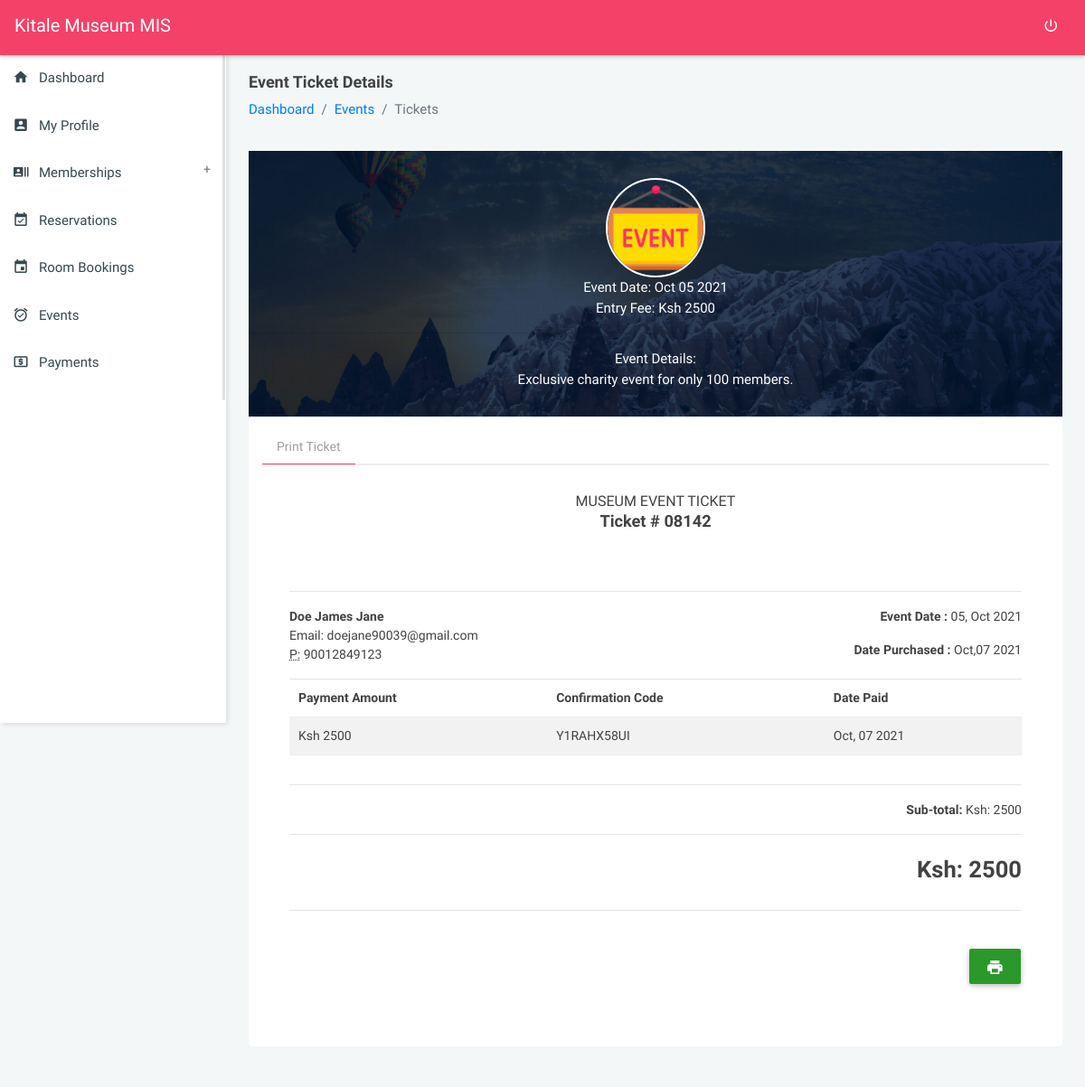
/modules_events_ticket?view=64526406f22bc20b9f3f185c53d4dcf400cc68ca2a (signed in), run on the app's committed database.
### tables this page shows
CREATE TABLE `settings` (
  `id` int(20) NOT NULL,
  `name` longtext DEFAULT NULL,
  `tagline` longtext DEFAULT NULL,
  `logo` longtext DEFAULT NULL,
  `mailer_host` varchar(200) DEFAULT NULL,
  `mailer_username` varchar(200) DEFAULT NULL,
  `mailer_from_email` varchar(200) DEFAULT NULL,
  `mailer_password` varchar(200) DEFAULT NULL
);

CREATE TABLE `tickets` (
  `ticket_id` varchar(200) NOT NULL,
  `ticket_user_id` varchar(200) DEFAULT NULL,
  `ticket_event_id` varchar(200) DEFAULT NULL,
  `ticket_payment_status` varchar(200) DEFAULT NULL,
  `ticket_status` varchar(200) DEFAULT NULL,
  `ticket_purchased_on` varchar(200) DEFAULT NULL
);

CREATE TABLE `events` (
  `event_id` varchar(200) NOT NULL,
  `event_details` longtext DEFAULT NULL,
  `event_date` varchar(200) DEFAULT NULL,
  `event_cost` varchar(200) DEFAULT NULL,
  `event_status` varchar(200) NOT NULL DEFAULT '0',
  `event_tickets` varchar(200) DEFAULT NULL
);

CREATE TABLE `users` (
  `user_id` varchar(200) NOT NULL,
  `user_name` varchar(200) DEFAULT NULL,
  `user_phone` varchar(200) DEFAULT NULL,
  `user_idno` varchar(200) DEFAULT NULL,
  `user_email` varchar(200) DEFAULT NULL,
  `user_password` varchar(200) DEFAULT NULL,
  `user_profile_pic` varchar(200) DEFAULT NULL,
  `user_access_level` varchar(200) DEFAULT NULL,
  `user_created_on` varchar(200) DEFAULT NULL
);

CREATE TABLE `payments` (
  `payment_id` varchar(200) NOT NULL,
  `payment_user_id` varchar(200) NOT NULL,
  `payment_amount` varchar(200) NOT NULL,
  `payment_confirmation_code` varchar(200) NOT NULL,
  `payment_service_paid_id` varchar(200) NOT NULL,
  `payment_created_at` timestamp(6) NOT NULL DEFAULT current_timestamp(6) ON UPDATE current_timestamp(6)
);

### config/codeGen.php (called while the page is built, shortened)
<?php
$b = substr(str_shuffle("1234567890"), 1, 5);

### modules_events_ticket.php (the view, shortened to what this page needs)
<?php
require_once('config/config.php');
require_once('config/codeGen.php');
require_once('partials/head.php');
?>
<body class="theme-red">
    <?php require_once('partials/navigation.php'); ?>
    <?php
    require_once('partials/sidebar.php');
    $view = $_GET['view'];
    $ret = "SELECT * FROM tickets t
    INNER JOIN events e ON t.ticket_event_id = e.event_id
    INNER JOIN users s ON s.user_id = t.ticket_user_id
    WHERE ticket_id = '$view'";
    $stmt = $mysqli->prepare($ret);
    $stmt->execute();
    $res = $stmt->get_result();
    while ($ticket = $res->fetch_object()) {
    ?>
        <section class="content profile-page">
            <div class="container-fluid">
                <div class="block-header">
                    <div class="row">
                        <div class="col-lg-12 col-md-6 col-sm-7">
                            <h2>Event Ticket Details</h2>
                            <ul class="breadcrumb">
                                <li class="breadcrumb-item"><a href="dashboard">Dashboard</a></li>
                                <li class="breadcrumb-item"><a href="dashboard">Events</a></li>
                                <li class="breadcrumb-item active">Tickets</li>
                            </ul>
                        </div>
                    </div>
                </div>
                <div class="row clearfix">
                    <div class="col-md-12">
                        <div class="boxs-simple">
                            <div class="profile-header">
                                <div class="profile_info">
                                    <div class="profile-image"> <img src="assets/images/event.png" alt=""> </div>
                                    <span class="">Event Date: <?php echo  date('M d Y', strtotime($ticket->event_date));  ?></span><br>
                                    <span class="">Entry Fee: Ksh <?php echo $ticket->event_cost;  ?></span><br>
                                    <hr>
                                    <span class="">Event Details: <br>
                                        <?php echo $ticket->event_details;  ?></span>
                                    <br>
                                </div>
                            </div>
                        </div>
                    </div>
                </div>
                <div class="row clearfix">
                    <div class="col-lg-12 col-md-1">
                        <div class="card">
                            <div class="body">
                                <ul class="nav nav-tabs">
                                    <li class="nav-item"><a class="nav-link active" data-toggle="tab" href="#print_ticket">Print Ticket</a></li>
                                </ul>
                                <div class="tab-content">
                                    <div role="tabpanel" class="tab-pane active" id="print_ticket">
                                        <div class="wrap-reset">
                                            <div class="col-lg-12 col-md-12 col-sm-12">
                                                <div class="card">
                                                    <div id="print">
                                                        <div class="header text-center">
                                                            <h2>Museum Event Ticket</h2>
                                                            <h4>Ticket # <strong><?php echo $b; ?></strong>
                                                            </h4>
                                                        </div>
                                                        <div class="body">
                                                            <hr>
                                                            <div class="row">
                                                                <div class="col-md-6 col-sm-6">
                                                                    <address>
                                                                        <strong><?php echo $ticket->user_name; ?></strong><br>
                                                                        Email: <?php echo $ticket->user_email; ?><br>
                                                                        <abbr title="Phone">P:</abbr> <?php echo $ticket->user_phone; ?>
                                                                    </address>
                                                                </div>
                                                                <div class="col-md-6 col-sm-6 text-right">
                                                                    <p><strong>Event Date : </strong><?php echo date('d, M Y', strtotime($ticket->event_date)); ?></p>
                                                                    <p><strong>Date Purchased : </strong><?php echo $ticket->ticket_purchased_on; ?></p>
                                                                </div>
                                                            </div>
                                                            <?php
                                                            $ret = "SELECT * FROM payments  WHERE payment_service_paid_id = '$view'";
                                                            $stmt = $mysqli->prepare($ret);
                                                            $stmt->execute();
                                                            $res = $stmt->get_result();
                                                            while ($payment_details = $res->fetch_object()) {
                                                            ?>
                                                                <div class="row">
                                                                    <div class="col-md-12">
                                                                        <div class="table-responsive">
                                                                            <table id="mainTable" class="table table-striped" style="cursor: pointer;">
                                                                                <thead>
                                                                                    <tr>
                                                                                        <th>Payment Amount</th>
                                                                                        <th>Confirmation Code</th>
                                                                                        <th>Date Paid</th>
                                                                                    </tr>
                                                                                </thead>
                                                                                <tbody>
                                                                                    <tr>
                                                                                        <td>Ksh <?php echo $payment_details->payment_amount; ?></td>
                                                                                        <td><?php echo $payment_details->payment_confirmation_code; ?></td>
                                                                                        <td><?php echo date('M, d Y', strtotime($payment_details->payment_created_at)); ?></td>
                                                                                    </tr>
                                                                                </tbody>
                                                                            </table>
                                                                        </div>
                                                                    </div>
                                                                </div>
                                                                <hr>
                                                                <div class="row" style="border-radius: 0px;">
                                                                    <div class="col-md-12 text-right">
                                                                        <p class="text-right"><b>Sub-total:</b> Ksh: <?php echo $payment_details->payment_amount; ?></p>
                                                                        <hr>
                                                                        <h3 class="text-right">Ksh: <?php echo $payment_details->payment_amount; ?></h3>
                                                                    </div>
                                                                </div>
                                                            <?php } ?>
                                                            <hr>
                                                        </div>
                                                    </div>
                                                    <div class="hidden-print col-md-12 text-right">
                                                        <button id="print" onclick="printContent('print');" class="btn btn-raised btn-success"><i class="zmdi zmdi-print"></i></button>
                                                    </div>
                                                </div>
                                            </div>
                                        </div>
                                    </div>
                                </div>
                            </div>
                        </div>
                    </div>
                </div>
            </div>
        </section>
    <?php } ?>
</body>
</html>

### partials/navigation.php (shortened to what this page needs)
<?php
$user_rank = $_SESSION['user_access_level'];
$ret = "SELECT * FROM settings";
$stmt = $mysqli->prepare($ret);
$stmt->execute();
$res = $stmt->get_result();
while ($sys = $res->fetch_object()) {
    if ($user_rank == 'Member') {
?>
        <nav class="navbar">
            <div class="col-12">
                <div class="navbar-header">
                    <a href="javascript:void(0);" class="bars"></a>
                    <a class="navbar-brand" href="home"><?php echo $sys->name; ?> MIS</a>
                </div>
                <ul class="nav navbar-nav navbar-right">
                    <li><a href="logout" class="mega-menu" data-close="true"><i class="zmdi zmdi-power"></i></a></li>
                </ul>
            </div>
        </nav>
    <?php
    } else {
    ?>
        <nav class="navbar">
            <div class="col-12">
                <div class="navbar-header">
                    <a class="navbar-brand" href="dashboard"><?php echo $sys->name; ?> MIS</a>
                </div>
                <ul class="nav navbar-nav navbar-right">
                    <li><a href="logout" class="mega-menu" data-close="true"><i class="zmdi zmdi-power"></i></a></li>
                </ul>
            </div>
        </nav>
<?php
    }
}
?>

### assets/css/all-themes.css (style rules this page uses)
.theme-red .bars, .theme-red .navbar-brand, .theme-red .navbar-brand:hover, .theme-red .navbar-brand:active, .theme-red .navbar-brand:focus, .theme-red .nav > li > a { color: #fff; }
.theme-red .nav > li > a:hover, .theme-red .nav > li > a:focus, .theme-red .nav .open > a, .theme-red .nav .open > a:hover, .theme-red .nav .open > a:focus .theme-red .sidebar .menu .list li.active, { background-color: transparent; }
.theme-red .nav-tabs .nav-link.active { border-bottom: 1px solid #f34167 !important; }
.theme-purple .nav > li > a:hover, .theme-purple .nav > li > a:focus, .theme-purple .nav .open > a, .theme-purple .nav .open > a:hover, .theme-purple .nav .open > a:focus .theme-purple .sidebar .menu .list li.active, { background-color: transparent; }
.theme-deep-purple .nav > li > a:hover, .theme-deep-purple .nav > li > a:focus, .theme-deep-purple .nav .open > a, .theme-deep-purple .nav .open > a:hover, .theme-deep-purple .nav .open > a:focus .theme-deep-purple .sidebar .menu .list li.active, { background-color: transparent; }
.theme-blue .nav > li > a:hover, .theme-blue .nav > li > a:focus, .theme-blue .nav .open > a, .theme-blue .nav .open > a:hover, .theme-blue .nav .open > a:focus .theme-blue .sidebar .menu .list li.active, { background-color: transparent; }
.theme-cyan .nav > li > a:hover, .theme-cyan .nav > li > a:focus, .theme-cyan .nav .open > a, .theme-cyan .nav .open > a:hover, .theme-cyan .nav .open > a:focus .theme-cyan .sidebar .menu .list li.active, { background-color: transparent; }
.theme-blue-grey .nav > li > a:hover, .theme-blue-grey .nav > li > a:focus, .theme-blue-grey .nav .open > a, .theme-blue-grey .nav .open > a:hover, .theme-blue-grey .nav .open > a:focus .theme-blue-grey .sidebar .menu .list li.active, { background-color: transparent; }
.theme-black .nav > li > a:hover, .theme-black .nav > li > a:focus, .theme-black .nav .open > a, .theme-black .nav .open > a:hover, .theme-black .nav .open > a:focus .theme-black .sidebar .menu .list li.active, { background-color: transparent; }
.theme-green .nav > li > a:hover, .theme-green .nav > li > a:focus, .theme-green .nav .open > a, .theme-green .nav .open > a:hover, .theme-green .nav .open > a:focus .theme-green .sidebar .menu .list li.active, { background-color: transparent; }
.theme-orange .nav > li > a:hover, .theme-orange .nav > li > a:focus, .theme-orange .nav .open > a, .theme-orange .nav .open > a:hover, .theme-orange .nav .open > a:focus .theme-orange .sidebar .menu .list li.active, { background-color: transparent; }
.theme-blush .nav > li > a:hover, .theme-blush .nav > li > a:focus, .theme-blush .nav .open > a, .theme-blush .nav .open > a:hover, .theme-blush .nav .open > a:focus .theme-blush .sidebar .menu .list li.active, { background-color: transparent; }

### data on the page
settings: name "Kitale Museum"
tickets: events.event_date "Oct 05 2021", events.event_cost "2500", events.event_details "Exclusive charity event for only 100 members.", users.user_name "Doe James Jane", users.user_email "doejane90039@gmail.com", users.user_phone "90012849123", events.event_date "05, Oct 2021", ticket_purchased_on "Oct,07 2021"
payments: payment_amount "2500", payment_confirmation_code "Y1RAHX58UI", payment_created_at "Oct, 07 2021"
